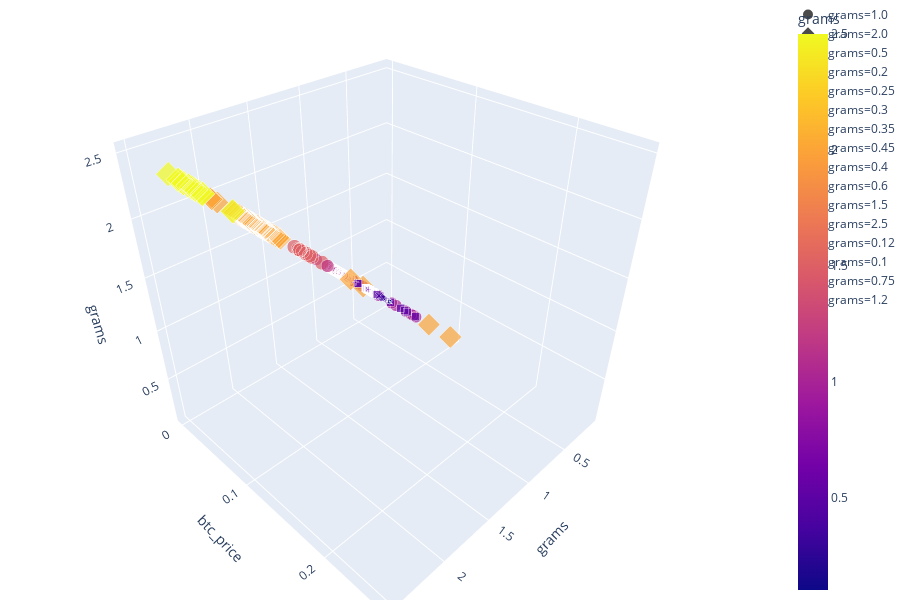

The notebook cell this image was saved under:
### Code cell
import plotly.express as px

fig = px.scatter_3d(coca_datos, x='grams', y='btc_price', z='grams',
              color='grams', size='grams', size_max=18,
              symbol='grams', opacity=0.7)

fig.update_layout(margin=dict(l=0, r=0, b=0, t=0))

### Figure 1 — Plotly figure (JSON) as saved in the notebook; plotly's stock layout.template omitted (floating-point values rounded to 4 significant figures; data arrays with more than 128 entries replaced by an {"elided": "..."} marker saying what was removed)
{"data": [{"hoverlabel": {"namelength": 0}, "hovertemplate": "grams=%{marker.color}<br>btc_price=%{y}", "legendgroup": "grams=1.0", "marker": {"color": {"elided": "196 int values"}, "coloraxis": "coloraxis", "opacity": 0.7, "size": {"elided": "196 int values"}, "sizemode": "area", "sizeref": 0.007716, "symbol": "circle"}, "mode": "markers", "name": "grams=1.0", "scene": "scene", "showlegend": true, "type": "scatter3d", "x": {"elided": "196 int values"}, "y": {"elided": "196 float values"}, "z": {"elided": "196 int values"}}, {"hoverlabel": {"namelength": 0}, "hovertemplate": "grams=%{marker.color}<br>btc_price=%{y}", "legendgroup": "grams=2.0", "marker": {"color": [2, 2, 2, 2, 2, 2, 2, 2, 2, 2, 2, 2, 2, 2, 2, 2, 2, 2, 2, 2, 2, 2, 2, 2, 2, 2, 2, 2, 2, 2, 2, 2, 2, 2, 2, 2, 2, 2, 2, 2, 2, 2, 2, 2, 2, 2, 2, 2, 2, 2, 2, 2, 2, 2, 2, 2, 2, 2, 2, 2, 2, 2, 2, 2, 2, 2, 2, 2, 2, 2, 2, 2, 2, 2, 2, 2, 2, 2, 2, 2, 2, 2, 2, 2, 2, 2, 2, 2, 2, 2, 2, 2, 2, 2, 2, 2, 2, 2, 2, 2, 2, 2, 2, 2, 2, 2, 2, 2, 2, 2, 2, 2, 2, 2, 2, 2], "coloraxis": "coloraxis", "opacity": 0.7, "size": [2, 2, 2, 2, 2, 2, 2, 2, 2, 2, 2, 2, 2, 2, 2, 2, 2, 2, 2, 2, 2, 2, 2, 2, 2, 2, 2, 2, 2, 2, 2, 2, 2, 2, 2, 2, 2, 2, 2, 2, 2, 2, 2, 2, 2, 2, 2, 2, 2, 2, 2, 2, 2, 2, 2, 2, 2, 2, 2, 2, 2, 2, 2, 2, 2, 2, 2, 2, 2, 2, 2, 2, 2, 2, 2, 2, 2, 2, 2, 2, 2, 2, 2, 2, 2, 2, 2, 2, 2, 2, 2, 2, 2, 2, 2, 2, 2, 2, 2, 2, 2, 2, 2, 2, 2, 2, 2, 2, 2, 2, 2, 2, 2, 2, 2, 2], "sizemode": "area", "sizeref": 0.007716, "symbol": "diamond"}, "mode": "markers", "name": "grams=2.0", "scene": "scene", "showlegend": true, "type": "scatter3d", "x": [2, 2, 2, 2, 2, 2, 2, 2, 2, 2, 2, 2, 2, 2, 2, 2, 2, 2, 2, 2, 2, 2, 2, 2, 2, 2, 2, 2, 2, 2, 2, 2, 2, 2, 2, 2, 2, 2, 2, 2, 2, 2, 2, 2, 2, 2, 2, 2, 2, 2, 2, 2, 2, 2, 2, 2, 2, 2, 2, 2, 2, 2, 2, 2, 2, 2, 2, 2, 2, 2, 2, 2, 2, 2, 2, 2, 2, 2, 2, 2, 2, 2, 2, 2, 2, 2, 2, 2, 2, 2, 2, 2, 2, 2, 2, 2, 2, 2, 2, 2, 2, 2, 2, 2, 2, 2, 2, 2, 2, 2, 2, 2, 2, 2, 2, 2], "y": [0.0515, 0.0623, 0.0352, 0.0616, 0.0412, 0.0876, 0.0798, 0.01494, 0.00724, 0.00773, 0.0689, 0.0541, 0.0953, 0.0597, 0.0566, 0.0618, 0.067, 0.0515, 0.0792, 0.072, 0.0541, 0.0489, 0.0704, 0.1707, 0.2414, 0.0566, 0.0592, 0.0515, 0.0561, 0.0384, 0.0384, 0.0384, 0.073, 0.0809, 0.0763, 0.2587, 0.0607, 0.0804, 0.0519, 0.0815, 0.0939, 0.0566, 0.0515, 0.0515, 0.0608, 0.0798, 0.0678, 0.0556, 0.0556, 0.0927, 0.0588, 0.0497, 0.0618, 0.0618, 0.0541, 0.067, 0.081, 0.0566, 0.0592, 0.09, 0.0481, 0.0773, 0.087, 0.0733, 0.085, 0.0489, 0.0618, 0.0566, 0.0566, 0.0768, 0.0733, 0.0724, 0.0678, 0.0463, 0.0488, 0.0566, 0.0561, 0.0497, 0.071, 0.0677, 0.0463, 0.0618, 0.0758, 0.0719, 0.0782, 0.0763, 0.0747, 0.0645, 0.0773, 0.0489, 0.0937, 0.0767, 0.051, 0.051, 0.1828, 0.0695, 0.0948, 0.051, 0.00515, 0.0792, 0.0821, 0.0463, 0.0704, 0.0629, 0.0592, 0.04299, 0.0561, 0.0577, 0.0618, 0.0618, 0.067, 0.0566, 0.0824, 0.0439, 0.0574, 0.0695], "z": [2, 2, 2, 2, 2, 2, 2, 2, 2, 2, 2, 2, 2, 2, 2, 2, 2, 2, 2, 2, 2, 2, 2, 2, 2, 2, 2, 2, 2, 2, 2, 2, 2, 2, 2, 2, 2, 2, 2, 2, 2, 2, 2, 2, 2, 2, 2, 2, 2, 2, 2, 2, 2, 2, 2, 2, 2, 2, 2, 2, 2, 2, 2, 2, 2, 2, 2, 2, 2, 2, 2, 2, 2, 2, 2, 2, 2, 2, 2, 2, 2, 2, 2, 2, 2, 2, 2, 2, 2, 2, 2, 2, 2, 2, 2, 2, 2, 2, 2, 2, 2, 2, 2, 2, 2, 2, 2, 2, 2, 2, 2, 2, 2, 2, 2, 2]}, {"hoverlabel": {"namelength": 0}, "hovertemplate": "grams=%{marker.color}<br>btc_price=%{y}", "legendgroup": "grams=0.5", "marker": {"color": [0.5, 0.5, 0.5, 0.5, 0.5, 0.5, 0.5, 0.5, 0.5, 0.5, 0.5, 0.5, 0.5, 0.5, 0.5, 0.5, 0.5, 0.5, 0.5, 0.5, 0.5, 0.5, 0.5, 0.5, 0.5, 0.5, 0.5, 0.5, 0.5, 0.5, 0.5, 0.5, 0.5, 0.5, 0.5, 0.5, 0.5, 0.5, 0.5, 0.5, 0.5, 0.5, 0.5, 0.5, 0.5, 0.5, 0.5, 0.5, 0.5, 0.5, 0.5, 0.5, 0.5, 0.5, 0.5, 0.5, 0.5, 0.5, 0.5, 0.5, 0.5, 0.5, 0.5, 0.5, 0.5, 0.5, 0.5, 0.5, 0.5, 0.5, 0.5, 0.5, 0.5, 0.5, 0.5, 0.5, 0.5, 0.5, 0.5, 0.5, 0.5, 0.5, 0.5, 0.5, 0.5, 0.5, 0.5, 0.5], "coloraxis": "coloraxis", "opacity": 0.7, "size": [0.5, 0.5, 0.5, 0.5, 0.5, 0.5, 0.5, 0.5, 0.5, 0.5, 0.5, 0.5, 0.5, 0.5, 0.5, 0.5, 0.5, 0.5, 0.5, 0.5, 0.5, 0.5, 0.5, 0.5, 0.5, 0.5, 0.5, 0.5, 0.5, 0.5, 0.5, 0.5, 0.5, 0.5, 0.5, 0.5, 0.5, 0.5, 0.5, 0.5, 0.5, 0.5, 0.5, 0.5, 0.5, 0.5, 0.5, 0.5, 0.5, 0.5, 0.5, 0.5, 0.5, 0.5, 0.5, 0.5, 0.5, 0.5, 0.5, 0.5, 0.5, 0.5, 0.5, 0.5, 0.5, 0.5, 0.5, 0.5, 0.5, 0.5, 0.5, 0.5, 0.5, 0.5, 0.5, 0.5, 0.5, 0.5, 0.5, 0.5, 0.5, 0.5, 0.5, 0.5, 0.5, 0.5, 0.5, 0.5], "sizemode": "area", "sizeref": 0.007716, "symbol": "square"}, "mode": "markers", "name": "grams=0.5", "scene": "scene", "showlegend": true, "type": "scatter3d", "x": [0.5, 0.5, 0.5, 0.5, 0.5, 0.5, 0.5, 0.5, 0.5, 0.5, 0.5, 0.5, 0.5, 0.5, 0.5, 0.5, 0.5, 0.5, 0.5, 0.5, 0.5, 0.5, 0.5, 0.5, 0.5, 0.5, 0.5, 0.5, 0.5, 0.5, 0.5, 0.5, 0.5, 0.5, 0.5, 0.5, 0.5, 0.5, 0.5, 0.5, 0.5, 0.5, 0.5, 0.5, 0.5, 0.5, 0.5, 0.5, 0.5, 0.5, 0.5, 0.5, 0.5, 0.5, 0.5, 0.5, 0.5, 0.5, 0.5, 0.5, 0.5, 0.5, 0.5, 0.5, 0.5, 0.5, 0.5, 0.5, 0.5, 0.5, 0.5, 0.5, 0.5, 0.5, 0.5, 0.5, 0.5, 0.5, 0.5, 0.5, 0.5, 0.5, 0.5, 0.5, 0.5, 0.5, 0.5, 0.5], "y": [0.01649, 0.01173, 0.0226, 0.0226, 0.0226, 0.0294, 0.0632, 0.0837, 0.02146, 0.0273, 0.0319, 0.01623, 0.01546, 0.0201, 0.02054, 0.01543, 0.01907, 0.0223, 0.0223, 0.0223, 0.0223, 0.02348, 0.02319, 0.01288, 0.01648, 0.02465, 0.01583, 0.02348, 0.01855, 0.01467, 0.0206, 0.01287, 5.15e-06, 5.15e-06, 0.0226, 0.01583, 0.0131, 0.0144, 0.01855, 0.01357, 0.02577, 0.02456, 0.02054, 0.01803, 0.01546, 0.02348, 0.01803, 0.0129, 0.01546, 0.02465, 0.02036, 0.0724, 0.01546, 0.01494, 0.01538, 0.01357, 0.01719, 0.01545, 0.02036, 0.01466, 0.02035, 0.02054, 0.0176, 0.02054, 0.02348, 0.02715, 0.02319, 0.01313, 0.0293, 0.01494, 0.0486, 0.01494, 0.02348, 0.02054, 0.02348, 0.0199, 0.01765, 0.0293, 0.01176, 0.01538, 0.0689, 0.01803, 0.01546, 0.01803, 0.01803, 0.02577, 0.0122, 0.01493], "z": [0.5, 0.5, 0.5, 0.5, 0.5, 0.5, 0.5, 0.5, 0.5, 0.5, 0.5, 0.5, 0.5, 0.5, 0.5, 0.5, 0.5, 0.5, 0.5, 0.5, 0.5, 0.5, 0.5, 0.5, 0.5, 0.5, 0.5, 0.5, 0.5, 0.5, 0.5, 0.5, 0.5, 0.5, 0.5, 0.5, 0.5, 0.5, 0.5, 0.5, 0.5, 0.5, 0.5, 0.5, 0.5, 0.5, 0.5, 0.5, 0.5, 0.5, 0.5, 0.5, 0.5, 0.5, 0.5, 0.5, 0.5, 0.5, 0.5, 0.5, 0.5, 0.5, 0.5, 0.5, 0.5, 0.5, 0.5, 0.5, 0.5, 0.5, 0.5, 0.5, 0.5, 0.5, 0.5, 0.5, 0.5, 0.5, 0.5, 0.5, 0.5, 0.5, 0.5, 0.5, 0.5, 0.5, 0.5, 0.5]}, {"hoverlabel": {"namelength": 0}, "hovertemplate": "grams=%{marker.color}<br>btc_price=%{y}", "legendgroup": "grams=0.2", "marker": {"color": [0.2, 0.2, 0.2, 0.2, 0.2, 0.2, 0.2, 0.2, 0.2, 0.2, 0.2, 0.2, 0.2], "coloraxis": "coloraxis", "opacity": 0.7, "size": [0.2, 0.2, 0.2, 0.2, 0.2, 0.2, 0.2, 0.2, 0.2, 0.2, 0.2, 0.2, 0.2], "sizemode": "area", "sizeref": 0.007716, "symbol": "x"}, "mode": "markers", "name": "grams=0.2", "scene": "scene", "showlegend": true, "type": "scatter3d", "x": [0.2, 0.2, 0.2, 0.2, 0.2, 0.2, 0.2, 0.2, 0.2, 0.2, 0.2, 0.2, 0.2], "y": [0.00586, 0.00905, 0.00515, 0.00515, 0.01133, 0.01056, 0.01056, 0.01448, 0.00515, 0.00814, 0.01173, 0.00773, 0.00058], "z": [0.2, 0.2, 0.2, 0.2, 0.2, 0.2, 0.2, 0.2, 0.2, 0.2, 0.2, 0.2, 0.2]}, {"hoverlabel": {"namelength": 0}, "hovertemplate": "grams=%{marker.color}<br>btc_price=%{y}", "legendgroup": "grams=0.25", "marker": {"color": [0.25, 0.25, 0.25, 0.25, 0.25, 0.25, 0.25, 0.25, 0.25, 0.25, 0.25, 0.25], "coloraxis": "coloraxis", "opacity": 0.7, "size": [0.25, 0.25, 0.25, 0.25, 0.25, 0.25, 0.25, 0.25, 0.25, 0.25, 0.25, 0.25], "sizemode": "area", "sizeref": 0.007716, "symbol": "cross"}, "mode": "markers", "name": "grams=0.25", "scene": "scene", "showlegend": true, "type": "scatter3d", "x": [0.25, 0.25, 0.25, 0.25, 0.25, 0.25, 0.25, 0.25, 0.25, 0.25, 0.25, 0.25], "y": [0.02036, 0.0139, 0.01399, 0.0103, 0.0103, 0.01173, 0.0132, 0.0129, 0.01173, 0.01173, 0.0103, 0.01467], "z": [0.25, 0.25, 0.25, 0.25, 0.25, 0.25, 0.25, 0.25, 0.25, 0.25, 0.25, 0.25]}, {"hoverlabel": {"namelength": 0}, "hovertemplate": "grams=%{marker.color}<br>btc_price=%{y}", "legendgroup": "grams=0.3", "marker": {"color": [0.3, 0.3, 0.3, 0.3, 0.3], "coloraxis": "coloraxis", "opacity": 0.7, "size": [0.3, 0.3, 0.3, 0.3, 0.3], "sizemode": "area", "sizeref": 0.007716, "symbol": "circle"}, "mode": "markers", "name": "grams=0.3", "scene": "scene", "showlegend": true, "type": "scatter3d", "x": [0.3, 0.3, 0.3, 0.3, 0.3], "y": [0.0135, 0.01546, 0.01649, 0.01584, 0.0176], "z": [0.3, 0.3, 0.3, 0.3, 0.3]}, {"hoverlabel": {"namelength": 0}, "hovertemplate": "grams=%{marker.color}<br>btc_price=%{y}", "legendgroup": "grams=0.35", "marker": {"color": [0.35], "coloraxis": "coloraxis", "opacity": 0.7, "size": [0.35], "sizemode": "area", "sizeref": 0.007716, "symbol": "diamond"}, "mode": "markers", "name": "grams=0.35", "scene": "scene", "showlegend": true, "type": "scatter3d", "x": [0.35], "y": [0.01855], "z": [0.35]}, {"hoverlabel": {"namelength": 0}, "hovertemplate": "grams=%{marker.color}<br>btc_price=%{y}", "legendgroup": "grams=0.45", "marker": {"color": [0.45], "coloraxis": "coloraxis", "opacity": 0.7, "size": [0.45], "sizemode": "area", "sizeref": 0.007716, "symbol": "square"}, "mode": "markers", "name": "grams=0.45", "scene": "scene", "showlegend": true, "type": "scatter3d", "x": [0.45], "y": [0.0237], "z": [0.45]}, {"hoverlabel": {"namelength": 0}, "hovertemplate": "grams=%{marker.color}<br>btc_price=%{y}", "legendgroup": "grams=0.4", "marker": {"color": [0.4], "coloraxis": "coloraxis", "opacity": 0.7, "size": [0.4], "sizemode": "area", "sizeref": 0.007716, "symbol": "x"}, "mode": "markers", "name": "grams=0.4", "scene": "scene", "showlegend": true, "type": "scatter3d", "x": [0.4], "y": [0.0211], "z": [0.4]}, {"hoverlabel": {"namelength": 0}, "hovertemplate": "grams=%{marker.color}<br>btc_price=%{y}", "legendgroup": "grams=0.6", "marker": {"color": [0.6], "coloraxis": "coloraxis", "opacity": 0.7, "size": [0.6], "sizemode": "area", "sizeref": 0.007716, "symbol": "cross"}, "mode": "markers", "name": "grams=0.6", "scene": "scene", "showlegend": true, "type": "scatter3d", "x": [0.6], "y": [0.02715], "z": [0.6]}, {"hoverlabel": {"namelength": 0}, "hovertemplate": "grams=%{marker.color}<br>btc_price=%{y}", "legendgroup": "grams=1.5", "marker": {"color": [1.5, 1.5, 1.5, 1.5, 1.5, 1.5, 1.5, 1.5, 1.5, 1.5, 1.5], "coloraxis": "coloraxis", "opacity": 0.7, "size": [1.5, 1.5, 1.5, 1.5, 1.5, 1.5, 1.5, 1.5, 1.5, 1.5, 1.5], "sizemode": "area", "sizeref": 0.007716, "symbol": "circle"}, "mode": "markers", "name": "grams=1.5", "scene": "scene", "showlegend": true, "type": "scatter3d", "x": [1.5, 1.5, 1.5, 1.5, 1.5, 1.5, 1.5, 1.5, 1.5, 1.5, 1.5], "y": [0.0747, 0.0455, 0.0463, 0.0386, 0.0463, 0.0618, 0.0497, 0.044, 0.0586, 0.0541, 0.0463], "z": [1.5, 1.5, 1.5, 1.5, 1.5, 1.5, 1.5, 1.5, 1.5, 1.5, 1.5]}, {"hoverlabel": {"namelength": 0}, "hovertemplate": "grams=%{marker.color}<br>btc_price=%{y}", "legendgroup": "grams=2.5", "marker": {"color": [2.5, 2.5, 2.5, 2.5, 2.5, 2.5, 2.5, 2.5, 2.5, 2.5, 2.5, 2.5, 2.5, 2.5, 2.5, 2.5, 2.5], "coloraxis": "coloraxis", "opacity": 0.7, "size": [2.5, 2.5, 2.5, 2.5, 2.5, 2.5, 2.5, 2.5, 2.5, 2.5, 2.5, 2.5, 2.5, 2.5, 2.5, 2.5, 2.5], "sizemode": "area", "sizeref": 0.007716, "symbol": "diamond"}, "mode": "markers", "name": "grams=2.5", "scene": "scene", "showlegend": true, "type": "scatter3d", "x": [2.5, 2.5, 2.5, 2.5, 2.5, 2.5, 2.5, 2.5, 2.5, 2.5, 2.5, 2.5, 2.5, 2.5, 2.5, 2.5, 2.5], "y": [0.1236, 0.0677, 0.0865, 0.0643, 0.0901, 0.0613, 0.0735, 0.0486, 0.061, 0.0773, 0.0773, 0.0678, 0.0904, 0.0814, 0.0733, 0.0798, 0.0824], "z": [2.5, 2.5, 2.5, 2.5, 2.5, 2.5, 2.5, 2.5, 2.5, 2.5, 2.5, 2.5, 2.5, 2.5, 2.5, 2.5, 2.5]}, {"hoverlabel": {"namelength": 0}, "hovertemplate": "grams=%{marker.color}<br>btc_price=%{y}", "legendgroup": "grams=0.12", "marker": {"color": [0.12, 0.12], "coloraxis": "coloraxis", "opacity": 0.7, "size": [0.12, 0.12], "sizemode": "area", "sizeref": 0.007716, "symbol": "square"}, "mode": "markers", "name": "grams=0.12", "scene": "scene", "showlegend": true, "type": "scatter3d", "x": [0.12, 0.12], "y": [0.00704, 0.00704], "z": [0.12, 0.12]}, {"hoverlabel": {"namelength": 0}, "hovertemplate": "grams=%{marker.color}<br>btc_price=%{y}", "legendgroup": "grams=0.1", "marker": {"color": [0.1, 0.1, 0.1, 0.1], "coloraxis": "coloraxis", "opacity": 0.7, "size": [0.1, 0.1, 0.1, 0.1], "sizemode": "area", "sizeref": 0.007716, "symbol": "x"}, "mode": "markers", "name": "grams=0.1", "scene": "scene", "showlegend": true, "type": "scatter3d", "x": [0.1, 0.1, 0.1, 0.1], "y": [0.00704, 0.00704, 0.00586, 0.00704], "z": [0.1, 0.1, 0.1, 0.1]}, {"hoverlabel": {"namelength": 0}, "hovertemplate": "grams=%{marker.color}<br>btc_price=%{y}", "legendgroup": "grams=0.75", "marker": {"color": [0.75], "coloraxis": "coloraxis", "opacity": 0.7, "size": [0.75], "sizemode": "area", "sizeref": 0.007716, "symbol": "cross"}, "mode": "markers", "name": "grams=0.75", "scene": "scene", "showlegend": true, "type": "scatter3d", "x": [0.75], "y": [0.0264], "z": [0.75]}, {"hoverlabel": {"namelength": 0}, "hovertemplate": "grams=%{marker.color}<br>btc_price=%{y}", "legendgroup": "grams=1.2", "marker": {"color": [1.2], "coloraxis": "coloraxis", "opacity": 0.7, "size": [1.2], "sizemode": "area", "sizeref": 0.007716, "symbol": "circle"}, "mode": "markers", "name": "grams=1.2", "scene": "scene", "showlegend": true, "type": "scatter3d", "x": [1.2], "y": [0.0425], "z": [1.2]}], "layout": {"coloraxis": {"colorbar": {"title": {"text": "grams"}}, "colorscale": [[0, "#0d0887"], [0.1111, "#46039f"], [0.2222, "#7201a8"], [0.3333, "#9c179e"], [0.4444, "#bd3786"], [0.5556, "#d8576b"], [0.6667, "#ed7953"], [0.7778, "#fb9f3a"], [0.8889, "#fdca26"], [1, "#f0f921"]]}, "height": 600, "legend": {"itemsizing": "constant", "tracegroupgap": 0}, "margin": {"b": 0, "l": 0, "r": 0, "t": 0}, "scene": {"domain": {"x": [0, 1], "y": [0, 1]}, "xaxis": {"categoryarray": [1, 2, 0.5, 0.2, 0.25, 0.3, 0.35, 0.45, 0.4, 0.6, 1.5, 2.5, 0.12, 0.1, 0.75, 1.2], "categoryorder": "array", "title": {"text": "grams"}}, "yaxis": {"title": {"text": "btc_price"}}, "zaxis": {"categoryarray": [1, 2, 0.5, 0.2, 0.25, 0.3, 0.35, 0.45, 0.4, 0.6, 1.5, 2.5, 0.12, 0.1, 0.75, 1.2], "categoryorder": "array", "title": {"text": "grams"}}}}}
